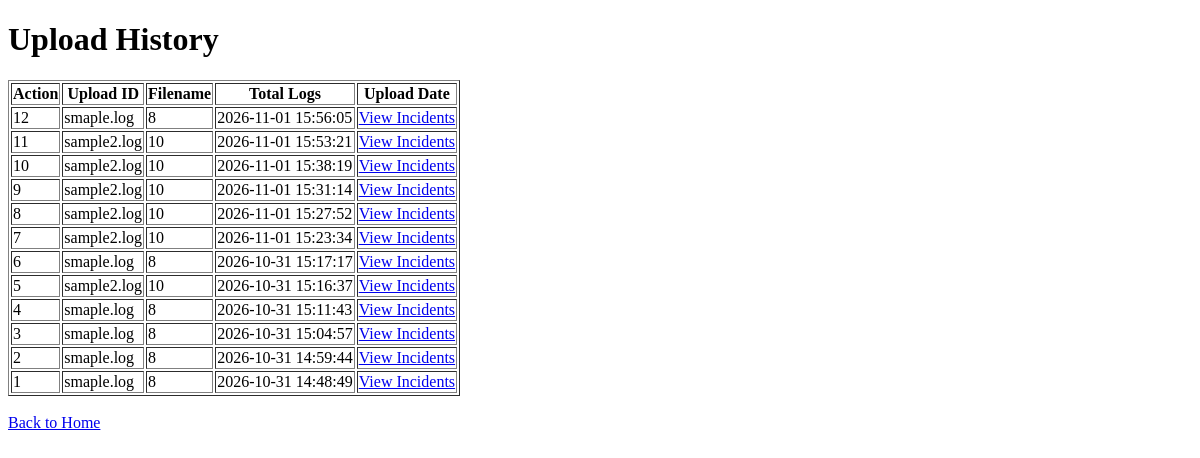
Before: /history with the older database file.
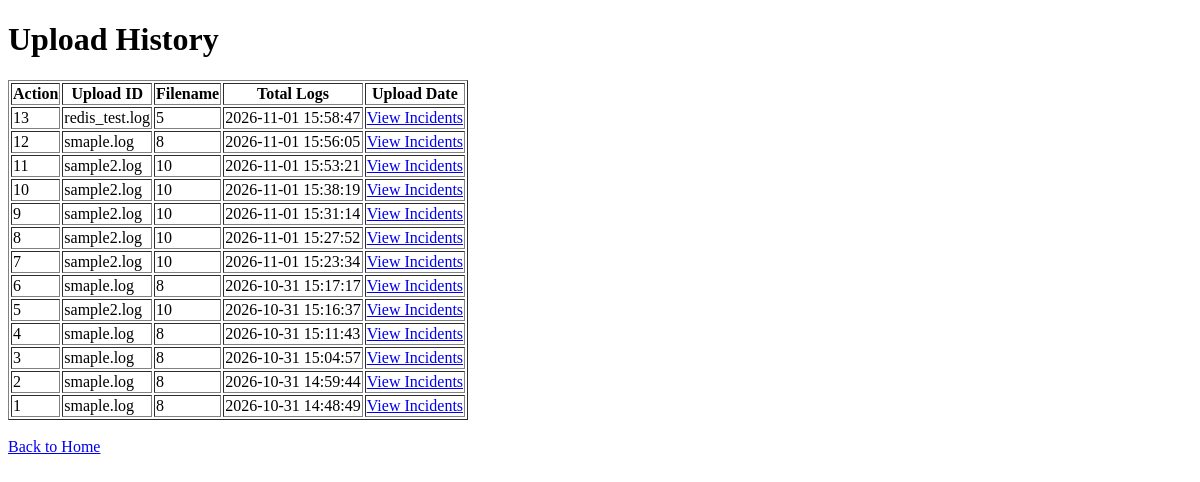
After: the same page with the newer database file.
### tables this page shows
CREATE TABLE uploads (
            id INTEGER PRIMARY KEY AUTOINCREMENT,
            filename TEXT,
            total_logs INTEGER,
            created_at TIMESTAMP DEFAULT CURRENT_TIMESTAMP
        );

### app.py (the view)
@app.route("/history")
def history():
    uploads = get_upload_history()
    return render_template(
        "history.html",
        uploads=uploads
    )

### database.py (called while the page is built)
def get_upload_history():
    conn = sqlite3.connect(DATABASE)
    cursor = conn.cursor()
    cursor.execute("""
        SELECT id, filename, total_logs, created_at
        FROM uploads
        ORDER BY created_at DESC
    """)
    uploads = cursor.fetchall()
    conn.close()
    return uploads

### templates/history.html (shortened to what this page needs)
<!DOCTYPE html>
<html lang="en">
<head>
</head>
<body>
    <h1>Upload History</h1>
    <table border="1">
        <thead>
            <tr>
                <th>Action</th>
                <th>Upload ID</th>
                <th>Filename</th>
                <th>Total Logs</th>
                <th>Upload Date</th>
            </tr>
        </thead>
        <tbody>
            {% for upload in uploads %}
            <tr>
                <td>{{ upload[0] }}</td>
                <td>{{ upload[1] }}</td>
                <td>{{ upload[2] }}</td>
                <td>{{ upload[3] }}</td>
                <td>
    <a href="/incidents/{{ upload[0] }}">View Incidents</a>
</td>
            </tr>
            {% endfor %}
        </tbody>
    </table>
    <br>
    <a href="/">Back to Home</a>
</body>
</html>

Changed rows visible on the page:
added uploads: id "13", filename "redis_test.log", total_logs "5", created_at "2026-11-01 15:58:47"
